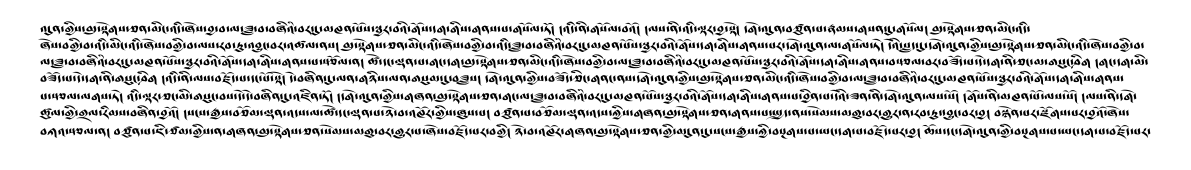
#> input picture data/SynthPageImages/Durtsa_GologDernangSadris-Drutsa_synthetic_page_145.png, 2381 x 339 px (shown at 1/2 size)
$ python -i line_extraction.py   (imports and definitions only)
#> lines starting #> are read from the running program, lines starting #| are printed output that depends on the picture; after the words box and inside, x2 and y2 are one past the last pixel; in counts of white or black regions, pixels touching at a corner belong together
#> further down, picture is the input picture: shape (339, 2381, 3); min 0, max 255, mean 219.8
from typing import List

import cv2
import numpy as np

from SynthImage.SynthPageImage.pecha_format_page_image import (
    draw_tight_line_bounding_boxes,
)


# [45 lines left out: function extract_lines_from_image, not called in this run]


def enhance_contrast(image: np.ndarray) -> np.ndarray:
    """
    Enhance the contrast of the image to improve text extraction.

    Args:
        image (np.ndarray): Input image in BGR format.

    Returns:
        np.ndarray: Contrast-enhanced image.

    This function converts the image to LAB color space, applies CLAHE (Contrast Limited
    Adaptive Histogram Equalization) to the L channel, and then converts it back to BGR.
    """
    lab = cv2.cvtColor(image, cv2.COLOR_BGR2LAB)
#> lab: shape (339, 2381, 3); mean of channels 0, 1, 2 220.3, 128, 128
    l, a, b = cv2.split(lab)
#> a: shape (339, 2381); every value is 128
    clahe = cv2.createCLAHE(clipLimit=2.0, tileGridSize=(8, 8))
    cl = clahe.apply(l)
    enhanced_image = cv2.merge((cl, a, b))
#> enhanced_image: shape (339, 2381, 3); mean of channels 0, 1, 2 220.4, 128, 128
    return cv2.cvtColor(enhanced_image, cv2.COLOR_LAB2BGR)


def preprocess_image(image: np.ndarray) -> np.ndarray:
    """
    Preprocess the image to improve text extraction.

    Args:
        image (np.ndarray): Input image in BGR format.

    Returns:
        np.ndarray: Preprocessed binary image.

    This function enhances contrast, converts to grayscale, applies adaptive thresholding,
    and performs morphological operations to prepare the image for line extraction.
    """
    enhanced_image = enhance_contrast(image)
    gray = cv2.cvtColor(enhanced_image, cv2.COLOR_BGR2GRAY)
    binary = cv2.adaptiveThreshold(
        gray, 255, cv2.ADAPTIVE_THRESH_GAUSSIAN_C, cv2.THRESH_BINARY_INV, 11, 2
    )
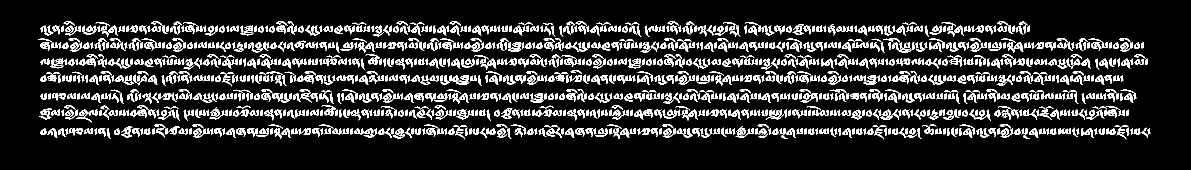
#> binary: shape (339, 2381) (shown at 1/2 size); 14.8% white; 1290 white regions, largest, box (x1, y1, x2, y2) and area: (1601, 186, 1636, 206) 279, (1941, 84, 1974, 104) 263, (1054, 150, 1087, 170) 263
    kernel = cv2.getStructuringElement(cv2.MORPH_RECT, (1, 5))
    binary = cv2.morphologyEx(binary, cv2.MORPH_CLOSE, kernel, iterations=2)
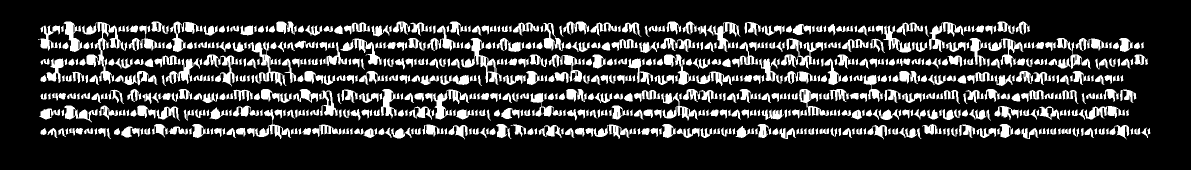
#> binary: shape (339, 2381) (shown at 1/2 size); 19.4% white; 664 white regions, largest, box (x1, y1, x2, y2) and area: (164, 44, 255, 168) 2809, (922, 76, 1004, 170) 1921, (496, 83, 573, 172) 1782
    binary = cv2.dilate(binary, kernel, iterations=1)
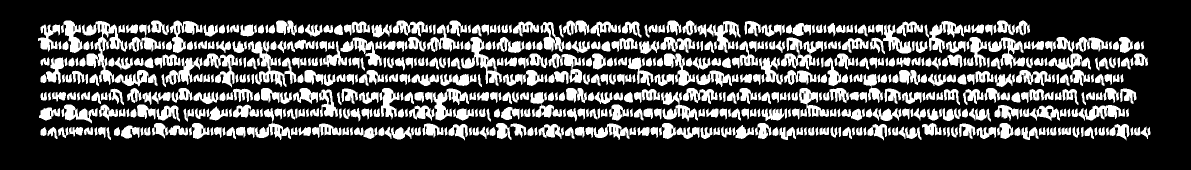
#> binary: shape (339, 2381) (shown at 1/2 size); 26.8% white; 604 white regions, largest, box (x1, y1, x2, y2) and area: (164, 42, 255, 170) 3689, (496, 81, 593, 174) 2993, (922, 74, 1004, 172) 2473
    return binary


# [20 lines left out: function extract_lines_with_preprocessing, not called in this run]

>>> import cv2
>>> picture = cv2.imread('../../../data/SynthPageImages/Durtsa_GologDernangSadris-Drutsa_synthetic_page_145.png')
>>> result = preprocess_image(picture)

$ run again, on data/SynthPageImages/Durtsa_GologDernangSadris-Drutsa_synthetic_page_183.png
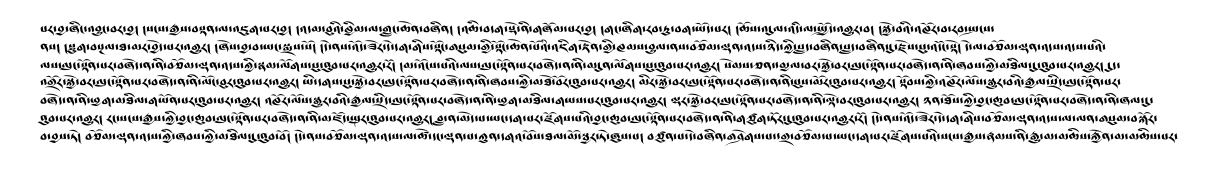
#> input picture data/SynthPageImages/Durtsa_GologDernangSadris-Drutsa_synthetic_page_183.png, 2436 x 354 px (shown at 1/2 size)
#> picture is the input picture: shape (354, 2436, 3); min 0, max 255, mean 222.1
#> lab: shape (354, 2436, 3); mean of channels 0, 1, 2 222.5, 128, 128
#> a: shape (354, 2436); every value is 128
#> enhanced_image: shape (354, 2436, 3); mean of channels 0, 1, 2 222.6, 128, 128
#> in preprocess_image, `binary = cv2.adaptiveThreshold( gray, 255, cv2.ADAPTIVE_THRESH_GAUSSIA..`:
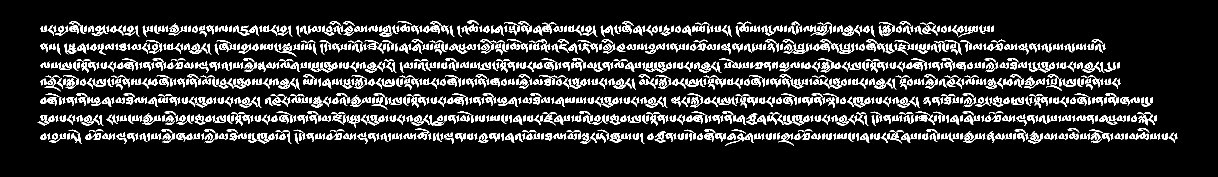
#> binary: shape (354, 2436) (shown at 1/2 size); 13.9% white; 1320 white regions, largest, box (x1, y1, x2, y2) and area: (1757, 44, 1790, 73) 364, (126, 150, 158, 178) 294, (703, 150, 735, 178) 294
#> in preprocess_image, `binary = cv2.dilate(binary, kernel, iterations=1)`:
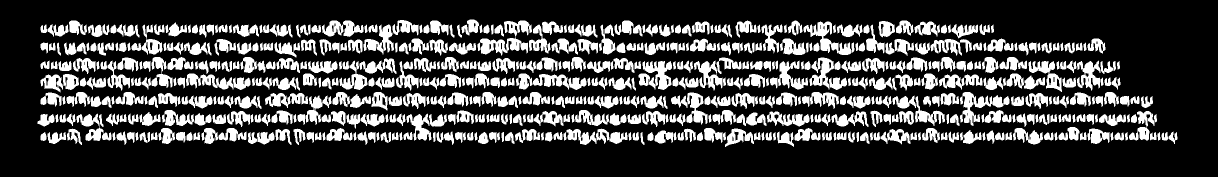
#> binary: shape (354, 2436) (shown at 1/2 size); 25.3% white; 580 white regions, largest, box (x1, y1, x2, y2) and area: (955, 41, 1064, 111) 3002, (1920, 184, 2019, 252) 2419, (1277, 122, 1344, 180) 2295

$ run again, on data/SynthPageImages/Durtsa_GologDernangSadris-Drutsa_synthetic_page_273.png
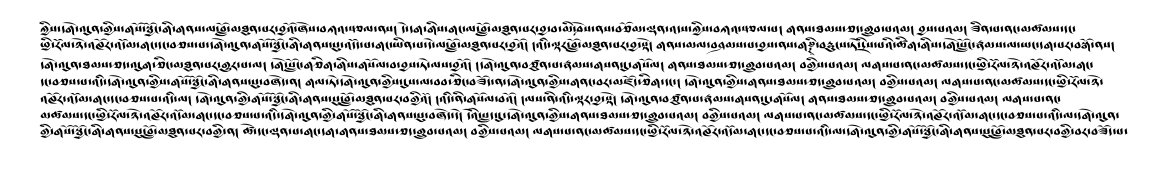
#> input picture data/SynthPageImages/Durtsa_GologDernangSadris-Drutsa_synthetic_page_273.png, 2335 x 337 px (shown at 1/2 size)
#> picture is the input picture: shape (337, 2335, 3); min 0, max 255, mean 220.1
#> lab: shape (337, 2335, 3); mean of channels 0, 1, 2 220.6, 128, 128
#> a: shape (337, 2335); every value is 128
#> enhanced_image: shape (337, 2335, 3); mean of channels 0, 1, 2 220.7, 128, 128
#> in preprocess_image, `binary = cv2.adaptiveThreshold( gray, 255, cv2.ADAPTIVE_THRESH_GAUSSIA..`:
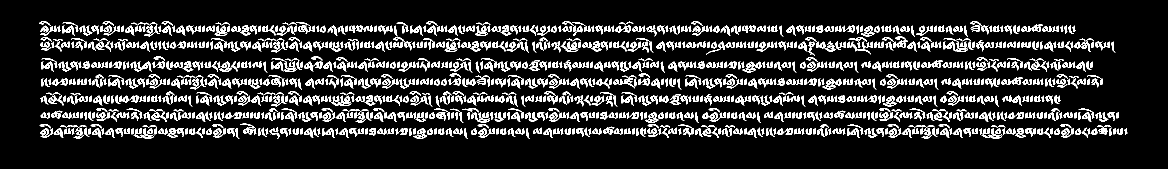
#> binary: shape (337, 2335) (shown at 1/2 size); 14.6% white; 1197 white regions (1 under 20 px), largest, box (x1, y1, x2, y2) and area: (821, 191, 857, 211) 282, (268, 123, 304, 143) 271, (1893, 83, 1936, 104) 267
#> in preprocess_image, `binary = cv2.dilate(binary, kernel, iterations=1)`:
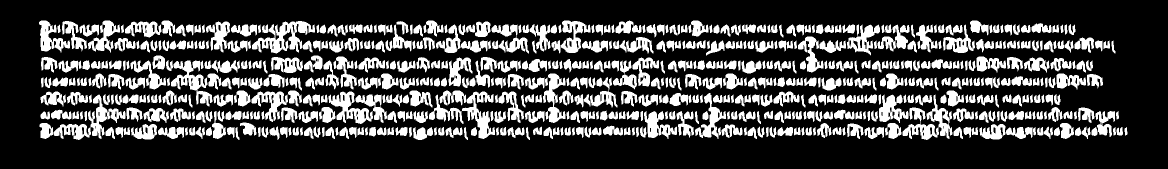
#> binary: shape (337, 2335) (shown at 1/2 size); 26.3% white; 609 white regions, largest, box (x1, y1, x2, y2) and area: (504, 42, 630, 107) 3509, (108, 189, 251, 280) 3481, (1805, 189, 1905, 280) 3438

$ run again, on data/SynthPageImages/Durtsa_GologDernangSadris-Drutsa_synthetic_page_275.png
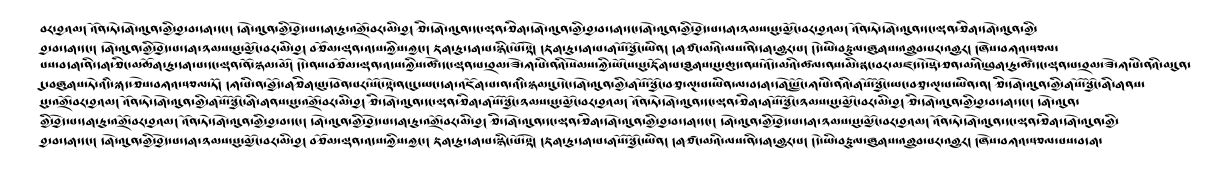
#> input picture data/SynthPageImages/Durtsa_GologDernangSadris-Drutsa_synthetic_page_275.png, 2461 x 357 px (shown at 1/2 size)
#> picture is the input picture: shape (357, 2461, 3); min 0, max 255, mean 222.8
#> lab: shape (357, 2461, 3); mean of channels 0, 1, 2 223.2, 128, 128
#> a: shape (357, 2461); every value is 128
#> enhanced_image: shape (357, 2461, 3); mean of channels 0, 1, 2 223.3, 128, 128
#> in preprocess_image, `binary = cv2.adaptiveThreshold( gray, 255, cv2.ADAPTIVE_THRESH_GAUSSIA..`:
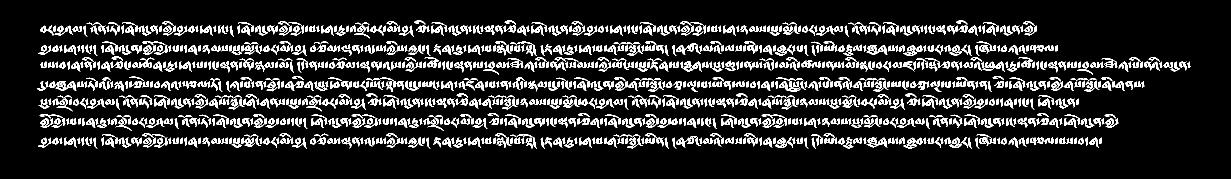
#> binary: shape (357, 2461) (shown at 1/2 size); 13.6% white; 1270 white regions, largest, box (x1, y1, x2, y2) and area: (1733, 90, 1775, 110) 364, (111, 162, 153, 182) 364, (1733, 275, 1775, 295) 363
#> in preprocess_image, `binary = cv2.dilate(binary, kernel, iterations=1)`:
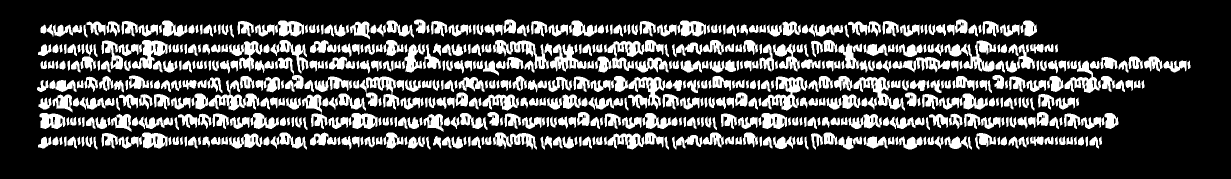
#> binary: shape (357, 2461) (shown at 1/2 size); 24.6% white; 614 white regions, largest, box (x1, y1, x2, y2) and area: (1524, 153, 1615, 221) 2683, (986, 80, 1104, 138) 2466, (720, 153, 799, 219) 2277
